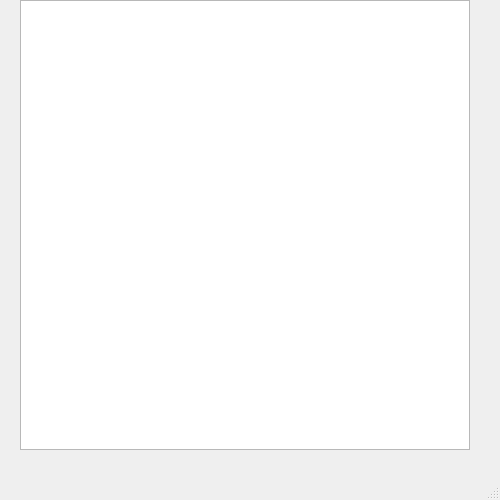
<?xml version="1.0" encoding="UTF-8"?>
<ui version="4.0">
 <class>MainWindow</class>
 <widget class="QMainWindow" name="MainWindow">
  <property name="geometry">
   <rect>
    <x>0</x>
    <y>0</y>
    <width>500</width>
    <height>500</height>
   </rect>
  </property>
  <property name="windowTitle">
   <string>Эспрессо</string>
  </property>
  <widget class="QWidget" name="centralwidget">
   <widget class="QTableWidget" name="table">
    <property name="geometry">
     <rect>
      <x>20</x>
      <y>0</y>
      <width>450</width>
      <height>450</height>
     </rect>
    </property>
   </widget>
  </widget>
  <widget class="QMenuBar" name="menubar">
   <property name="geometry">
    <rect>
     <x>0</x>
     <y>0</y>
     <width>500</width>
     <height>21</height>
    </rect>
   </property>
  </widget>
  <widget class="QStatusBar" name="statusbar"/>
 </widget>
 <resources/>
 <connections/>
</ui>
